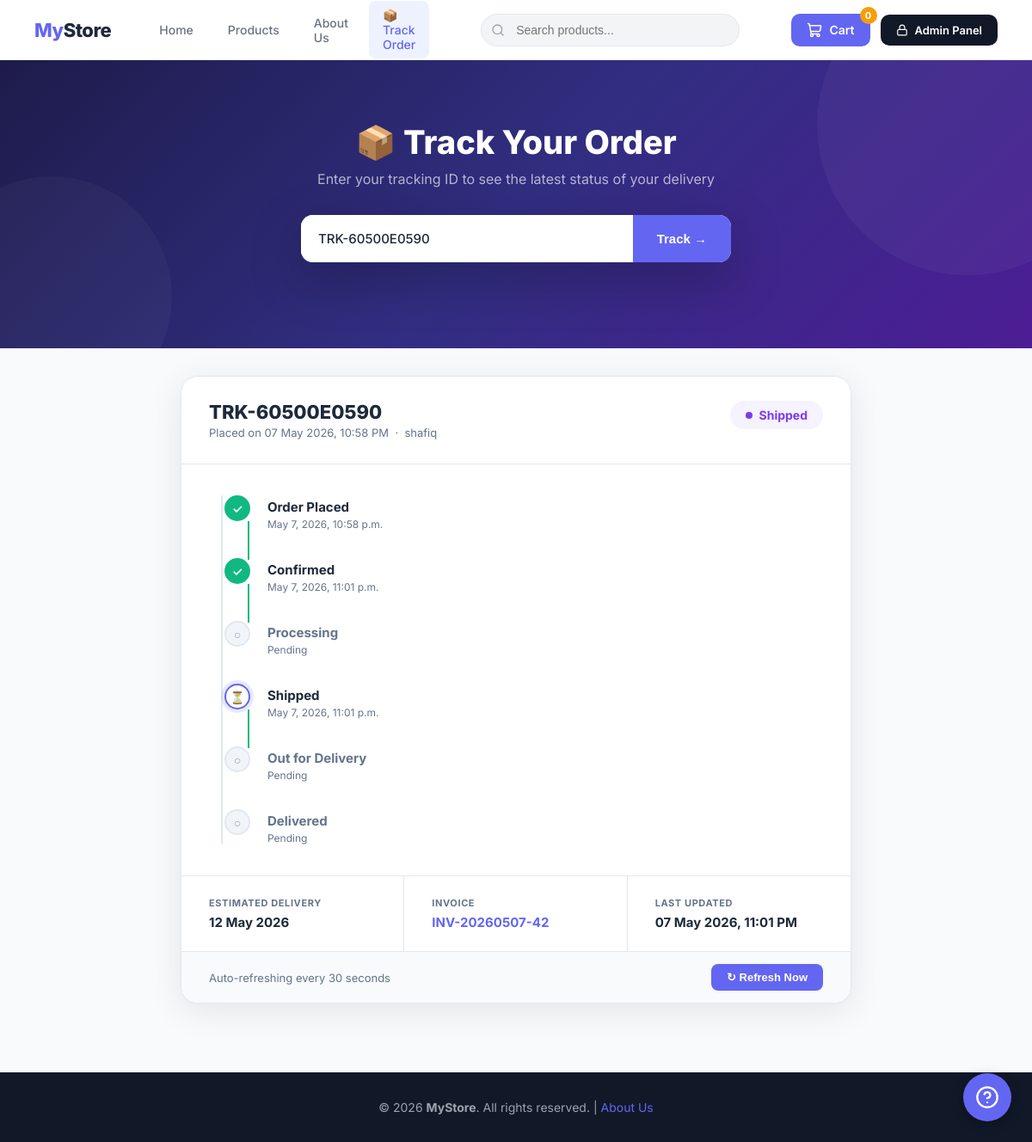
Screenshot of /track/TRK-60500E0590/ with the database file from the repository.
### accounts/models.py (models this page shows, shortened)
class Order(models.Model):
    STATUS_PLACED       = 'placed'
    STATUS_CONFIRMED    = 'confirmed'
    STATUS_PROCESSING   = 'processing'
    STATUS_SHIPPED      = 'shipped'
    STATUS_OUT_FOR_DEL  = 'out_for_delivery'
    STATUS_DELIVERED    = 'delivered'
    STATUS_CANCELLED    = 'cancelled'
    STATUS_CHOICES = [
        (STATUS_PLACED,      'Order Placed'),
        (STATUS_CONFIRMED,   'Confirmed'),
        (STATUS_PROCESSING,  'Processing'),
        (STATUS_SHIPPED,     'Shipped'),
        (STATUS_OUT_FOR_DEL, 'Out for Delivery'),
        (STATUS_DELIVERED,   'Delivered'),
        (STATUS_CANCELLED,   'Cancelled'),
    ]
    STATUS_PIPELINE = [
        STATUS_PLACED,
        STATUS_CONFIRMED,
        STATUS_PROCESSING,
        STATUS_SHIPPED,
        STATUS_OUT_FOR_DEL,
        STATUS_DELIVERED,
    ]
    invoice         = models.OneToOneField(Invoice, on_delete=models.CASCADE, related_name='order', null=True, blank=True)
    tracking_id     = models.CharField(max_length=20, unique=True, blank=True)
    status          = models.CharField(max_length=30, choices=STATUS_CHOICES, default=STATUS_PLACED)
    customer_name   = models.CharField(max_length=200, blank=True)
    customer_email  = models.EmailField(blank=True)
    customer_phone  = models.CharField(max_length=30, blank=True)
    shipping_address= models.TextField(blank=True)
    courier_name    = models.CharField(max_length=100, blank=True)
    courier_tracking= models.CharField(max_length=100, blank=True)  # External tracking number
    notes           = models.TextField(blank=True)
    placed_at       = models.DateTimeField(auto_now_add=True)
    confirmed_at    = models.DateTimeField(null=True, blank=True)
    processing_at   = models.DateTimeField(null=True, blank=True)
    shipped_at      = models.DateTimeField(null=True, blank=True)
    out_for_delivery_at = models.DateTimeField(null=True, blank=True)
    delivered_at    = models.DateTimeField(null=True, blank=True)
    cancelled_at    = models.DateTimeField(null=True, blank=True)
    updated_at      = models.DateTimeField(auto_now=True)
    estimated_delivery = models.DateField(null=True, blank=True)
    class Meta:
        ordering = ['-placed_at']
    def get_timeline(self):
        steps = []
        for s in self.STATUS_PIPELINE:
            ts_map = {
                self.STATUS_PLACED:      self.placed_at,
                self.STATUS_CONFIRMED:   self.confirmed_at,
                self.STATUS_PROCESSING:  self.processing_at,
                self.STATUS_SHIPPED:     self.shipped_at,
                self.STATUS_OUT_FOR_DEL: self.out_for_delivery_at,
                self.STATUS_DELIVERED:   self.delivered_at,
            }
            if self.status == self.STATUS_CANCELLED:
                if s == self.STATUS_PLACED:
                    state = 'done'
                else:
                    state = 'cancelled'
            elif ts_map.get(s):
                state = 'done' if s != self.status else 'current'
            elif s == self.status:
                state = 'current'
            else:
                state = 'pending'
            steps.append({
                'status': s,
                'label': dict(self.STATUS_CHOICES)[s],
                'state': state,
                'timestamp': ts_map.get(s),
            })
        return steps

class Invoice(models.Model):
    invoice_number = models.CharField(max_length=50, unique=True, blank=True, null=True)
    created_at = models.DateTimeField(auto_now_add=True)
    created_by = models.ForeignKey(User, on_delete=models.SET_NULL, null=True)
    total_amount = models.DecimalField(max_digits=12, decimal_places=2, default=0)
    total_discount = models.DecimalField(max_digits=12, decimal_places=2, default=0)
    total_profit = models.DecimalField(max_digits=12, decimal_places=2, default=0)
    payment_method = models.CharField(max_length=50, default='Cash')

### accounts/views.py (the view)
# urls.py: path('track/', views.track_order_page, {'tracking_id': ''}, name='track_home'),
def track_order_page(request, tracking_id):
    order = None
    error = None
    try:
        order = Order.objects.get(tracking_id=tracking_id.upper())
    except Order.DoesNotExist:
        error = f'No order found with tracking ID: {tracking_id}'
    return render(request, 'public_track_order.html', {'order': order, 'error': error, 'tracking_id': tracking_id})

### accounts/templates/public_track_order.html (shortened to what this page needs)
{% extends 'public_base.html' %}
{% block content %}
<div class="track-hero">
    <h1>📦 Track Your Order</h1>
    <p>Enter your tracking ID to see the latest status of your delivery</p>
    <form class="search-bar" action="" method="GET" id="trackSearchForm">
        <input type="text" name="" id="trackInput"
               value="{{ tracking_id|default:'' }}"
               placeholder="e.g. TRK-AB12CD34EF"
               autocomplete="off">
        <button type="submit">Track →</button>
    </form>
</div>
<div class="track-wrapper">
{% if order %}
<div class="result-card" id="trackCard">
    <div class="result-header">
        <div>
            <div class="tid">{{ order.tracking_id }}</div>
            <div class="sub">
                Placed on {{ order.placed_at|date:"d M Y, h:i A" }}
                {% if order.customer_name %} &nbsp;·&nbsp; {{ order.customer_name }}{% endif %}
            </div>
        </div>
        <span class="status-badge badge-{{ order.status }}" id="statusBadge">
            <span class="badge-dot"></span>
            <span id="statusText">{{ order.get_status_display }}</span>
        </span>
    </div>
    <div class="timeline-section">
        <div class="timeline" id="timeline">
            {% for step in order.get_timeline %}
            <div class="tl-step {{ step.state }}" data-status="{{ step.status }}">
                <div class="tl-icon {{ step.state }}">
                    {% if step.state == 'done' %}✓
                    {% elif step.state == 'current' %}⏳
                    {% elif step.state == 'cancelled' %}✕
                    {% else %}○{% endif %}
                </div>
                <div class="tl-body">
                    <div class="tl-label {% if step.state == 'pending' or step.state == 'cancelled' %}pending{% endif %}">
                        {{ step.label }}
                    </div>
                    <div class="tl-time">
                        {% if step.timestamp %}{{ step.timestamp }}
                        {% elif step.state == 'current' %}In progress…
                        {% elif step.state == 'pending' %}Pending
                        {% elif step.state == 'cancelled' %}—{% endif %}
                    </div>
                </div>
            </div>
            {% endfor %}
        </div>
    </div>
    <div class="info-grid">
        <div class="info-cell">
            <div class="info-label">Estimated Delivery</div>
            <div class="info-value" id="estDelivery">
                {% if order.estimated_delivery %}
                    {{ order.estimated_delivery|date:"d M Y" }}
                {% else %}—{% endif %}
            </div>
        </div>
        {% if order.invoice %}
        <div class="info-cell">
            <div class="info-label">Invoice</div>
            <div class="info-value">
                <a href="/invoice/{{ order.invoice.id }}/" target="_blank">{{ order.invoice.invoice_number }}</a>
            </div>
        </div>
        {% endif %}
        <div class="info-cell">
            <div class="info-label">Last Updated</div>
            <div class="info-value" id="lastUpdated">{{ order.updated_at|date:"d M Y, h:i A" }}</div>
        </div>
    </div>
    <div class="refresh-bar">
        <span class="refresh-info" id="refreshInfo">Auto-refreshing every 30 seconds</span>
        <div style="display:flex;gap:12px;align-items:center;">
            <button class="refresh-btn" onclick="refreshStatus()">
                <span>↻ Refresh Now</span>
            </button>
        </div>
    </div>
</div>
{% endif %}
</div>
{% endblock %}

### accounts/templates/public_base.html (style rules this page uses)
*, *::before, *::after { box-sizing: border-box; margin: 0; padding: 0; }
:root { --primary: #6366f1; --primary-dark: #4f46e5; --primary-light: #eef2ff; --accent: #f59e0b; --success: #10b981; --danger: #ef4444; --bg: #f9fafb; --card-bg: transparent; --text: #111827; --text-muted: #6b7280; --border: #e5e7eb; --nav-h: 70px; }
body { font-family: 'Inter', sans-serif; background: var(--bg); color: var(--text); min-height: 100vh; }

### rows the page displays
Order: tracking_id "TRK-60500E0590", placed_at "07 May 2026, 10:58 PM", customer_name "shafiq", status "Shipped", timestamp "May 7, 2026, 10:58 p.m." "May 7, 2026, 11:01 p.m." "May 7, 2026, 11:01 p.m.", estimated_delivery "12 May 2026", invoice.invoice_number "INV-20260507-42", updated_at "07 May 2026, 11:01 PM"

### other values shown
{{ step.label }} "Order Placed" "Confirmed" "Processing" "Shipped" "Out for Delivery" "Delivered"
